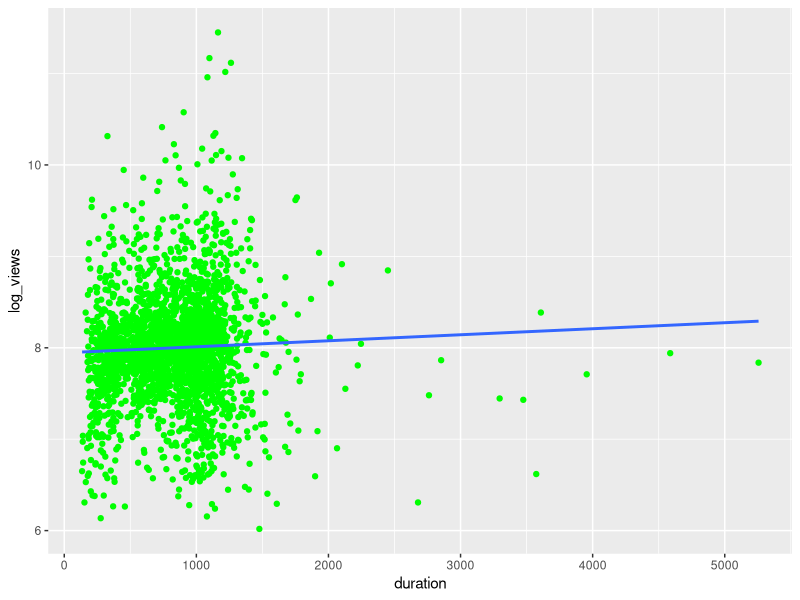

The R script that drew this image:
## ---- chunk 1
knitr::opts_chunk$set(echo = TRUE)
## ---- chunk 2
# Install necessary packages
if(!require(tidyverse)) install.packages('tidyverse')
if(!require(ggplot2)) install.packages('ggplot2')
if(!require(lmtest)) install.packages('lmtest')
if(!require(broom)) install.packages('broom')
if(!require(readr)) install.packages('readr')
if(!require(dplyr)) install.packages('dplyr')


## ---- chunk 3

df <- read_csv('data.csv')
head(df)

## ---- chunk 4

df <- df %>% select(-c('Talk_ID', 'total', 'Beautiful', 'Ingenious'))
head(df)

## ---- chunk 5
colnames(df)
## ---- chunk 6

df <- df %>%
  mutate(ted_33 = TED^3,
         ted_global_33 = TEDGlobal^3,
         ted_x_33 = TEDx^3)
## ---- chunk 7

formula <- as.formula('log_views ~ .')
model <- lm(formula, data = df)
summary(model)

## ---- chunk 8
# Visualize: Scatter plot and regression line
ggplot(df, aes(x = duration, y = log_views)) +
  geom_point(color = 'green') +
  geom_smooth(method = 'lm', se = FALSE) +
  labs(x = 'duration', y = 'log_views')
## ---- chunk 9

predictions <- predict(model, df)
mse <- mean((df$log_views - predictions)^2)
r2 <- summary(model)$r.squared

mse
r2
## ---- chunk 10

